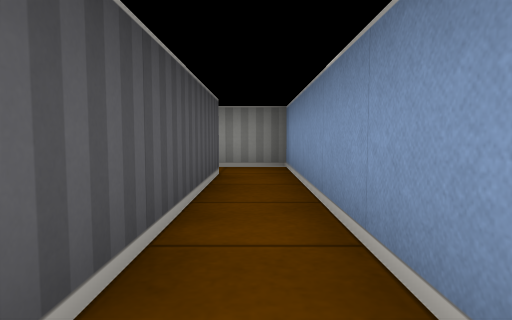
[1] (above)

12 first-person views from a walk through a cub3D level. The camera is about half as high as the walls, tilts 4° down and sees 75° across. The floor is counted in squares. Each view is taken from the middle of a square. On the plan, view 1 faces up. The plan holds only what a view shows up to about 9 squares ahead; the rest is blank.

[2]
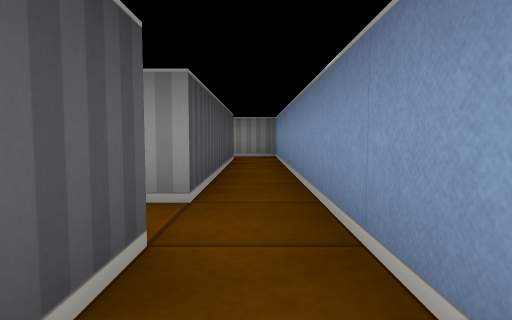

[3]
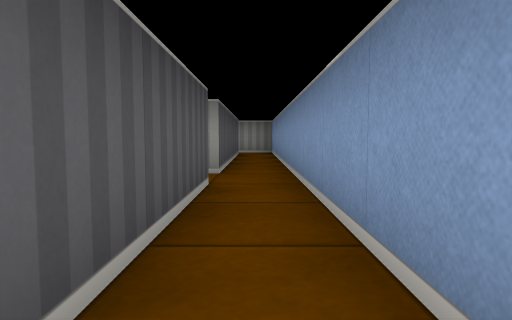

[4]
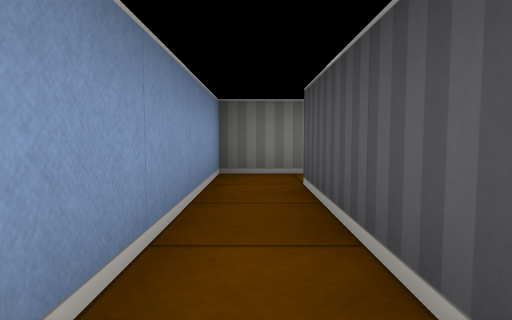

[5]
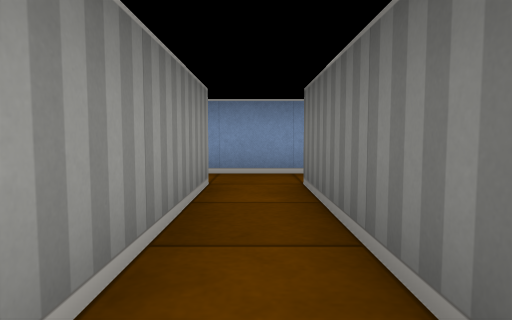

[6]
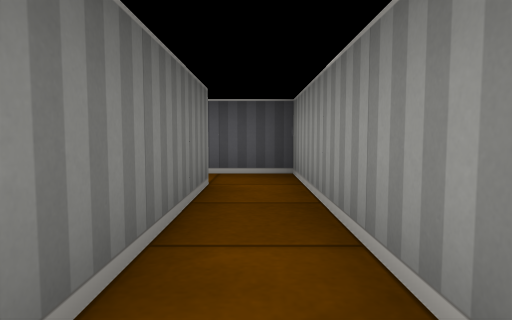

[7]
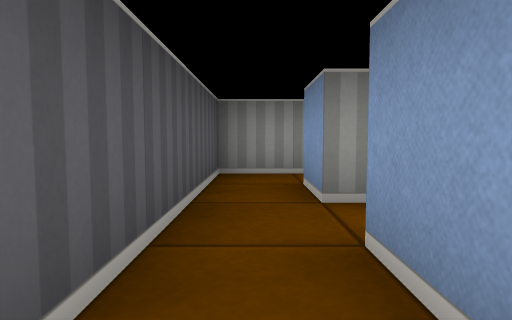

[8]
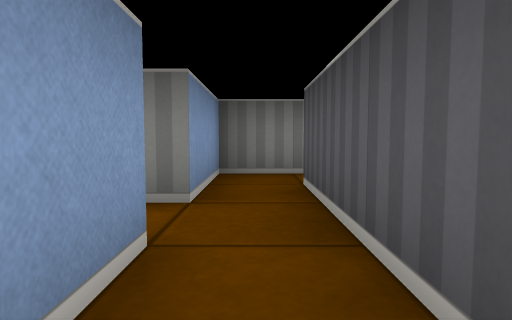

[9]
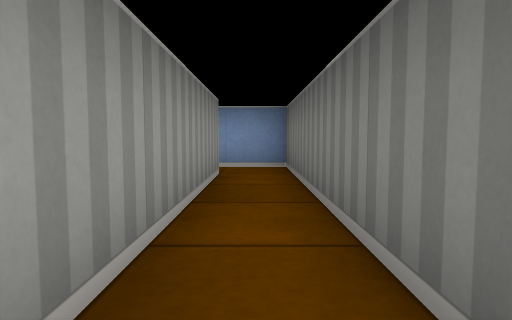

[10]
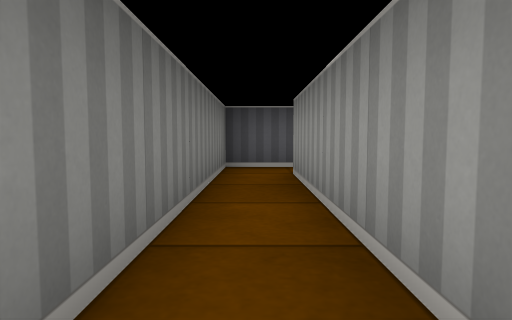

[11]
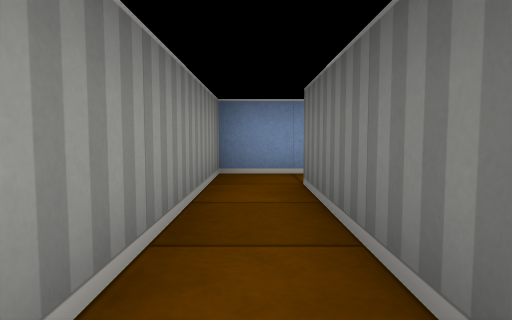

[12]
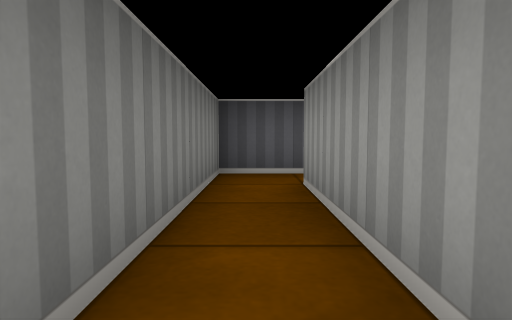

### Floor plan
Points are (right, up) in squares from view 1. A wall is a line through its corners. A room is listed if a view was taken in it or the views show most of it. See-through windows are left out.
Room 1 (views 1, 11, 12)
walls: (-4.5, 5.8) (-4.5, 4.5) (-0.5, 4.5) (-0.5, -0.5); (0.5, -0.5) (0.5, 5.5) (-3.5, 5.5)
ways out: opening at (0, 0) to room 2; opening at (-4, 6)
Room 2 (views 2, 3, 4, 5, 6, 8)
walls: (-0.5, -0.5) (-4.5, -0.5) (-4.5, -2.5); (-3.5, -2.5) (-3.5, -1.5) (-0.5, -1.5) (-0.5, -4.5); (-0.8, -5.5) (0.5, -5.5) (0.5, -0.5)
ways out: opening at (0, 0) to room 1; opening at (-4, -2) to room 4; opening at (-1, -5)
Room 3 (views 7, 9, 10)
walls: (-4.5, -4.5) (-9.5, -4.5); (-10.5, -4.4) (-10.5, -5.5) (-3.5, -5.5) (-3.5, -4.5)
ways out: opening at (-4, -4) to room 4; opening at (-10, -4)
Room 4 (no view inside)
walls: (-4.5, -2.5) (-4.5, -4.5); (-3.5, -4.5) (-3.5, -3.5)
ways out: opening at (-4, -2) to room 2; opening at (-4, -4) to room 3; opening at (-3, -3)

Where each view was taken, in squares from view 1:
view 1: 0 up, 0 right, facing up
view 2: 3 down, 0 right, facing up
view 3: 5 down, 0 right, facing up
view 4: 1 down, 0 right, facing down
view 5: 1 down, 4 left, facing right
view 6: 1 down, 0 right, facing left
view 7: 5 down, 4 left, facing up
view 8: 1 down, 4 left, facing down
view 9: 5 down, 9 left, facing right
view 10: 5 down, 5 left, facing left
view 11: 5 up, 4 left, facing right
view 12: 5 up, 0 right, facing left
